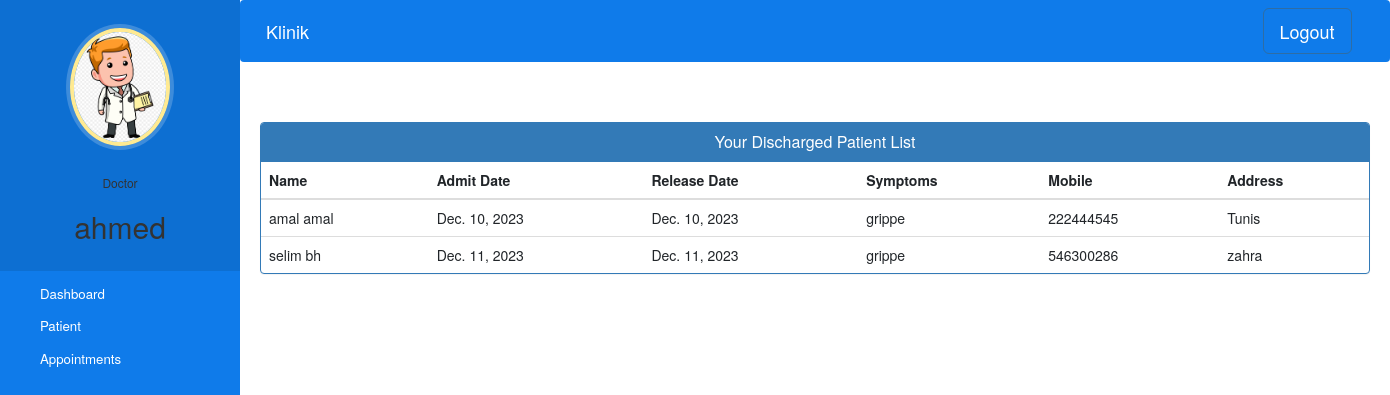
Screenshot of /doctor-view-discharge-patient (signed in) with the database file from the repository.
### hospital/models.py (models this page shows, shortened)
class Doctor(models.Model):
    user=models.OneToOneField(User,on_delete=models.CASCADE)
    profile_pic= models.ImageField(upload_to='profile_pic/DoctorProfilePic/',null=True,blank=True)
    address = models.CharField(max_length=40)
    mobile = models.CharField(max_length=20,null=True)
    department= models.CharField(max_length=50,choices=departments,default='Cardiologist')
    status=models.BooleanField(default=False)

class PatientDischargeDetails(models.Model):
    patientId=models.PositiveIntegerField(null=True)
    patientName=models.CharField(max_length=40)
    assignedDoctorName=models.CharField(max_length=40)
    address = models.CharField(max_length=40)
    mobile = models.CharField(max_length=20,null=True)
    symptoms = models.CharField(max_length=100,null=True)
    admitDate=models.DateField(null=False)
    releaseDate=models.DateField(null=False)
    daySpent=models.PositiveIntegerField(null=False)
    roomCharge=models.PositiveIntegerField(null=False)
    medicineCost=models.PositiveIntegerField(null=False)
    doctorFee=models.PositiveIntegerField(null=False)
    OtherCharge=models.PositiveIntegerField(null=False)
    total=models.PositiveIntegerField(null=False)

### hospital/views.py (the view)
# urls.py: path('doctor-view-discharge-patient',views.doctor_view_discharge_patient_view,name='doctor-view-discharge-patient'),
@login_required(login_url='doctorlogin')
@user_passes_test(is_doctor)
def doctor_view_discharge_patient_view(request):
    dischargedpatients=models.PatientDischargeDetails.objects.all().distinct().filter(assignedDoctorName=request.user.first_name)
    doctor=models.Doctor.objects.get(user_id=request.user.id)
    return render(request,'hospital/doctor_view_discharge_patient.html',{'dischargedpatients':dischargedpatients,'doctor':doctor})

### hospital/views.py (called while the page is built)
def is_doctor(user):
    return user.groups.filter(name='DOCTOR').exists()

### templates/hospital/doctor_view_discharge_patient.html (shortened to what this page needs)
{% extends 'hospital/doctor_base.html' %}
{% block content %}
{%load static%}
<head>
  <link href="//netdna.bootstrapcdn.com/bootstrap/3.0.0/css/bootstrap.min.css" rel="stylesheet" id="bootstrap-css">
</head>
<div class="container">
  <div class="panel panel-primary">
    <div class="panel-heading">
      <h6 class="panel-title">Your Discharged Patient List</h6>
    </div>
    <table class="table table-hover" id="dev-table">
      <thead>
        <tr>
          <th>Name</th>
          <th>Admit Date</th>
          <th>Release Date</th>
          <th>Symptoms</th>
          <th>Mobile</th>
          <th>Address</th>
        </tr>
      </thead>
      {% for p in dischargedpatients %}
      <tr>
        <td> {{p.patientName}}</td>
        <td>{{p.admitDate}}</td>
        <td>{{p.releaseDate}}</td>
        <td>{{p.symptoms}}</td>
        <td>{{p.mobile}}</td>
        <td>{{p.address}}</td>
      </tr>
      {% endfor %}
    </table>
  </div>
</div>
{% endblock content %}

### templates/hospital/doctor_base.html (shortened to what this page needs)
<!DOCTYPE html>
{% load static %}
<html lang="en">
<head>
  <link rel="stylesheet" href="https://stackpath.bootstrapcdn.com/bootstrap/4.3.1/css/bootstrap.min.css">
  <link rel="stylesheet" href="https://maxcdn.bootstrapcdn.com/font-awesome/4.7.0/css/font-awesome.min.css">
</head>
<body>
  <nav class="menu" tabindex="0">
    <header class="avatar">
      <img src="{% static doctor.profile_pic.url %}" alt="Profile Pic" />
      <br><br>
      <h6>Doctor</h6>
      <h2>{{request.user.first_name}}</h2>
    </header>
    <ul>
      <li tabindex="0" class="icon-dashboard"> <a style="color:white; text-decoration:none;" href="/doctor-dashboard"><span>Dashboard</span></a> </li>
      <li tabindex="0" class="icon-users"> <a style="color:white; text-decoration:none;" href="/doctor-patient"><span>Patient</span></a></li>
      <li tabindex="0" class="icon-calendar"> <a style="color:white; text-decoration:none;" href="/doctor-appointment"><span>Appointments</span></a></li>
    </ul>
  </nav>
  <main>
    <div class="bs-example">
      <nav class="navbar navbar-expand-md  navbar-dark fixed-top" style="background:#0F7BEA;">
        <a href="/doctor-dashboard" class="navbar-brand">Klinik</a>
        <div class="collapse navbar-collapse justify-content-between" id="navbarCollapse">
          <div class="navbar-nav" style=" margin-left: 90%;">
            <form method="post" action="{% url 'logout' %}" id="logoutForm">
              <button type="submit" class="btn btn-primary btn-lg" style="background:#0F7BEA;">Logout</button>
          </form>
          </div>
        </div>
      </nav>
    </div>
    <br><br>
    {% block content %}
    {% endblock content %}
    <br><br><br><br><br><br><br>
  </main>
</body>
</html>

### templates/hospital/doctor_base.html (style rules this page uses)
a:link { text-decoration: none; }
a { color: white; }
body { padding-left: 240px; }
main { position: relative; height: 100vh; }
.menu { background: #0F7BEA; height: 100vh; width: 240px; position: fixed; top: 0px; left: 0; z-index: 5; outline: none; }
.menu .avatar { background: rgba(0, 0, 0, 0.1); padding: 2em 0.5em; text-align: center; }
.menu .avatar img { width: 100px; border-radius: 50%; overflow: hidden; border: 4px solid #ffea92; box-shadow: 0 0 0 4px rgba(255, 255, 255, 0.2); }
.menu .avatar h2 { font-weight: normal; margin-bottom: 0; }
.menu ul { list-style: none; padding: 0.5em 0; margin: 0; }
.menu ul li { padding: 0.5em 1em 0.5em 3em; font-size: 0.95em; font-weight: regular; background-repeat: no-repeat; background-position: left 15px center; background-size: auto 20px; transition: all 0.15s linear; cursor: pointer; }

### templates/hospital/doctor_view_discharge_patient.html (style rules this page uses)
a:link { text-decoration: none; }
h6 { text-align: center; }

### rows the page displays
Doctor: profile_pic (picture)
PatientDischargeDetails: patientName "amal amal", admitDate "Dec. 10, 2023", releaseDate "Dec. 10, 2023", symptoms "grippe", mobile "222444545", address "Tunis"
PatientDischargeDetails: patientName "selim bh", admitDate "Dec. 11, 2023", releaseDate "Dec. 11, 2023", symptoms "grippe", mobile "546300286", address "zahra"

### other values shown
{{ request.user.first_name }} "ahmed"
